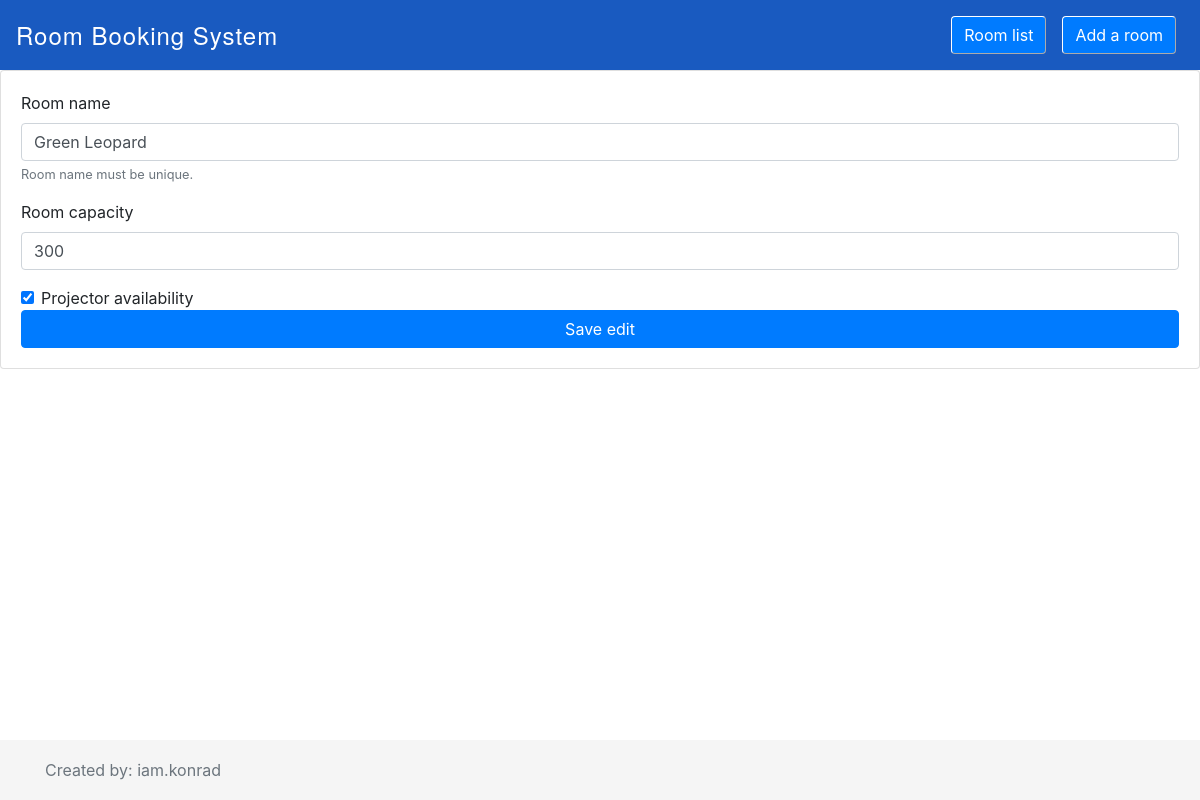
The page /room/modify/1/ on the database its author committed.
### reservation_app/models.py (models this page shows)
class ConferenceRoom(models.Model):
    name=models.CharField(max_length=255, unique=True)
    capacity=models.PositiveIntegerField()
    projector_availability=models.BooleanField(default=False)

### reservation_app/views.py (the view, shortened to what this page needs)
# urls.py: path('room/modify/<int:room_id>/', ModifyRoomView.as_view(), name="modify-room"),
class ModifyRoomView(View):
    def get(self, request, room_id):
        room = ConferenceRoom.objects.get(id=room_id)
        return render(request, "modify_room.html", context={"room": room})

### reservation_app/templates/modify_room.html (shortened to what this page needs)
<!DOCTYPE html>
<html lang="en">
<head>
  <link rel="stylesheet" href="https://maxcdn.bootstrapcdn.com/bootstrap/4.0.0/css/bootstrap.min.css">
</head>
<body>
<nav class="navbar navbar-expand-lg navbar-dark" style="background-color: #195AC0;">
  <div class="mx-auto">
    <a class="navbar-brand" href="http://127.0.0.1:8000/" style="font-family: 'Helvetica Neue', Arial, sans-serif; font-size: 24px; font-weight: lighter; letter-spacing: 1px; text-decoration: none; color: white;">
      Room Booking System
    </a>
  </div>
  <div class="collapse navbar-collapse" id="navbarNavAltMarkup">
    <div class="navbar-nav ml-auto">
      <a class="nav-item nav-link active" href="http://127.0.0.1:8000/">
        <button class="btn btn-primary" style="border: 1px outset white;">Room list</button>
      </a>
      <a class="nav-item nav-link" href="/room/new/">
        <button class="btn btn-primary" style="border: 1px outset white;">Add a room</button>
      </a>
    </div>
  </div>
</nav>
<div class="card">
  <div class="card-body">
    <form action="" method="POST">
      <div class="form-group">
        <label for="room-name">Room name</label>
        <input type="text" class="form-control" id="room-name" aria-describedby="room-name-help" placeholder="Enter room name here" name="room-name" value="{{ room.name }}">
        <small id="room-name-help" class="form-text text-muted">Room name must be unique.</small>
      </div>
      <div class="form-group">
        <label for="capacity">Room capacity</label>
        <input type="number" step="1" class="form-control" id="capacity" placeholder="10" name="capacity" value="{{ room.capacity }}">
      </div>
      <div class="form-check">
        <input type="checkbox" class="form-check-input" name="projector" id="projector" {% if room.projector_availability %} checked {% endif %}>
        <label class="form-check-label" for="projector">Projector availability</label>
      </div>
      <button type="submit" class="btn btn-primary full-width-btn">Save edit</button>
    </form>
  </div>
</div>
<footer class="footer">
  <div class="container">
    <span class="text-muted">Created by: iam.konrad</span>
  </div>
</footer>
</body>
</html>

### reservation_app/templates/modify_room.html (style rules this page uses)
.full-width-btn { width: 100%; }
.footer { position: absolute; bottom: 0; width: 100%; height: 60px; line-height: 60px; background-color: #f5f5f5; }

### rows shown on the page
ConferenceRoom: room-name "Green Leopard", capacity "300", projector_availability "☑"
